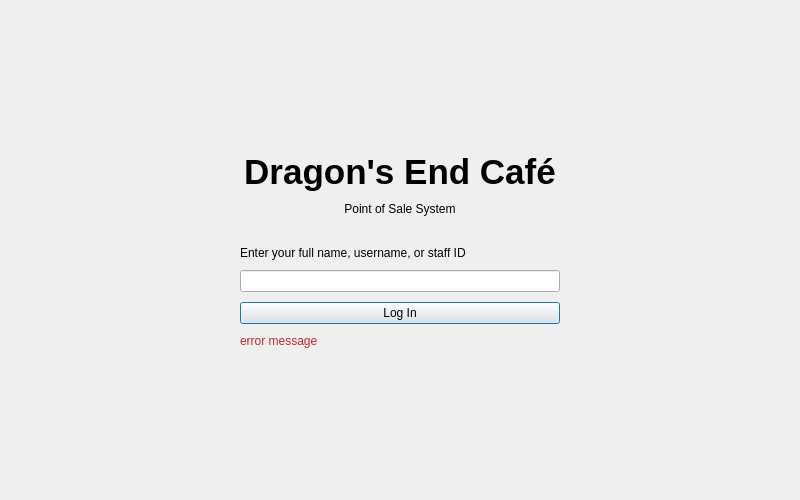
<?xml version="1.0" encoding="UTF-8"?>
<ui version="4.0">
 <class>LoginView</class>
 <widget class="QWidget" name="LoginView">
  <property name="geometry">
   <rect>
    <x>0</x>
    <y>0</y>
    <width>800</width>
    <height>500</height>
   </rect>
  </property>
  <property name="windowTitle">
   <string>Login</string>
  </property>
  <layout class="QHBoxLayout" name="outerLayout">
   <item>
    <spacer name="leftSpacer">
     <property name="orientation">
      <enum>Qt::Horizontal</enum>
     </property>
     <property name="sizeHint" stdset="0">
      <size>
       <width>40</width>
       <height>20</height>
      </size>
     </property>
    </spacer>
   </item>
   <item>
    <layout class="QVBoxLayout" name="formLayout">
     <property name="spacing">
      <number>10</number>
     </property>
     <item>
      <spacer name="topSpacer">
       <property name="orientation">
        <enum>Qt::Vertical</enum>
       </property>
       <property name="sizeHint" stdset="0">
        <size>
         <width>20</width>
         <height>40</height>
        </size>
       </property>
      </spacer>
     </item>
     <item>
      <widget class="QLabel" name="titleLabel">
       <property name="font">
        <font>
         <pointsize>26</pointsize>
         <bold>true</bold>
        </font>
       </property>
       <property name="text">
        <string>Dragon's End Café</string>
       </property>
       <property name="alignment">
        <set>Qt::AlignCenter</set>
       </property>
      </widget>
     </item>
     <item>
      <widget class="QLabel" name="subtitleLabel">
       <property name="text">
        <string>Point of Sale System</string>
       </property>
       <property name="alignment">
        <set>Qt::AlignCenter</set>
       </property>
      </widget>
     </item>
     <item>
      <spacer name="titleSpacer">
       <property name="orientation">
        <enum>Qt::Vertical</enum>
       </property>
       <property name="sizeType">
        <enum>QSizePolicy::Fixed</enum>
       </property>
       <property name="sizeHint" stdset="0">
        <size>
         <width>20</width>
         <height>20</height>
        </size>
       </property>
      </spacer>
     </item>
     <item>
      <widget class="QLabel" name="promptLabel">
       <property name="text">
        <string>Enter your full name, username, or staff ID</string>
       </property>
      </widget>
     </item>
     <item>
      <widget class="QLineEdit" name="nameLineEdit">
       <property name="minimumSize">
        <size>
         <width>320</width>
         <height>0</height>
        </size>
       </property>
       <property name="placeholderText">
        <string></string>
       </property>
       <property name="clearButtonEnabled">
        <bool>true</bool>
       </property>
      </widget>
     </item>
     <item>
      <widget class="QPushButton" name="loginButton">
       <property name="text">
        <string>Log In</string>
       </property>
       <property name="default">
        <bool>true</bool>
       </property>
      </widget>
     </item>
     <item>
      <widget class="QLabel" name="errorLabel">
       <property name="styleSheet">
        <string notr="true">color: #c62828;</string>
       </property>
       <property name="text">
        <string>error message</string>
       </property>
       <property name="wordWrap">
        <bool>true</bool>
       </property>
      </widget>
     </item>
     <item>
      <spacer name="bottomSpacer">
       <property name="orientation">
        <enum>Qt::Vertical</enum>
       </property>
       <property name="sizeHint" stdset="0">
        <size>
         <width>20</width>
         <height>40</height>
        </size>
       </property>
      </spacer>
     </item>
    </layout>
   </item>
   <item>
    <spacer name="rightSpacer">
     <property name="orientation">
      <enum>Qt::Horizontal</enum>
     </property>
     <property name="sizeHint" stdset="0">
      <size>
       <width>40</width>
       <height>20</height>
      </size>
     </property>
    </spacer>
   </item>
  </layout>
 </widget>
 <resources/>
 <connections/>
</ui>
